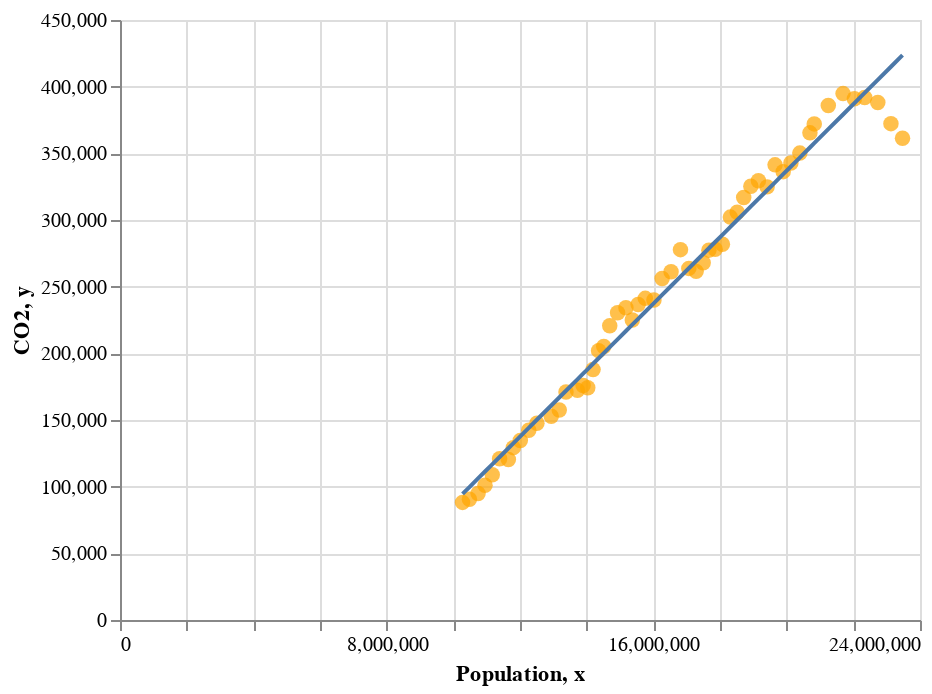

The notebook cell saved with this chart:
### Markdown cell above
**[6.4]** Display the combine scatter plot and line chart to compare predictions against actuals

### Code cell
scatter_chart + line_chart

### Figure 1 — Vega-Lite specification as saved in the notebook (floating-point values rounded to 4 significant figures)
{"config": {"view": {"continuousWidth": 400, "continuousHeight": 300}}, "layer": [{"data": {"name": "data-5bf6e4b8fe0da1d7f515c5cf33476e40"}, "mark": {"type": "circle", "color": "orange", "size": 60}, "encoding": {"x": {"field": "Population", "type": "quantitative"}, "y": {"field": "CO2", "type": "quantitative"}}}, {"data": {"name": "data-420e0d69fe1ae80805545cce47abeab3"}, "mark": "line", "encoding": {"x": {"field": "x", "type": "quantitative"}, "y": {"field": "y", "type": "quantitative"}}}], "$schema": "https://vega.github.io/schema/vega-lite/v4.17.0.json", "datasets": {"data-5bf6e4b8fe0da1d7f515c5cf33476e40": [{"Year": 1960, "Population": 10276477, "Life_expectancy": 70.82, "Urban_population": 54.2, "CO2": 88200.0, "Land_area": 7682000.0, "GDP": 18577668272, "Gross_savings": 31.19, "Interest_rate": null}, {"Year": 1961, "Population": 10483000, "Life_expectancy": 70.97, "Urban_population": 54.62, "CO2": 90590.0, "Land_area": 7682000.0, "GDP": 19652816665, "Gross_savings": 30.64, "Interest_rate": 2.207}, {"Year": 1962, "Population": 10742000, "Life_expectancy": 70.94, "Urban_population": 54.66, "CO2": 94910.0, "Land_area": 7682000.0, "GDP": 19892485161, "Gross_savings": 28.93, "Interest_rate": 5.58}, {"Year": 1963, "Population": 10950000, "Life_expectancy": 70.91, "Urban_population": 55.0, "CO2": 101000.0, "Land_area": 7682000.0, "GDP": 21507447643, "Gross_savings": 29.92, "Interest_rate": 3.274}, {"Year": 1964, "Population": 11167000, "Life_expectancy": 70.88, "Urban_population": 55.32, "CO2": 109000.0, "Land_area": 7682000.0, "GDP": 23764139321, "Gross_savings": 31.23, "Interest_rate": 1.731}, {"Year": 1965, "Population": 11388000, "Life_expectancy": 70.85, "Urban_population": 55.64, "CO2": 121000.0, "Land_area": 7682000.0, "GDP": 25936835032, "Gross_savings": 31.09, "Interest_rate": 2.264}, {"Year": 1966, "Population": 11651000, "Life_expectancy": 70.82, "Urban_population": 55.79, "CO2": 120300.0, "Land_area": 7682000.0, "GDP": 27268451114, "Gross_savings": 29.42, "Interest_rate": 2.617}, {"Year": 1967, "Population": 11799000, "Life_expectancy": 70.87, "Urban_population": 57.71, "CO2": 129300.0, "Land_area": 7682000.0, "GDP": 30397580916, "Gross_savings": 31.17, "Interest_rate": 0.4853}, {"Year": 1968, "Population": 12009000, "Life_expectancy": 70.92, "Urban_population": 59.41, "CO2": 134600.0, "Land_area": 7682000.0, "GDP": 32665472057, "Gross_savings": 29.58, "Interest_rate": 3.26}, {"Year": 1969, "Population": 12263000, "Life_expectancy": 70.97, "Urban_population": 60.96, "CO2": 142300.0, "Land_area": 7682000.0, "GDP": 36628961810, "Gross_savings": 31.8, "Interest_rate": 1.07}, {"Year": 1970, "Population": 12507000, "Life_expectancy": 71.02, "Urban_population": 62.64, "CO2": 147600.0, "Land_area": 7682000.0, "GDP": 41271138985, "Gross_savings": 32.67, "Interest_rate": 1.687}, {"Year": 1971, "Population": 12937000, "Life_expectancy": 71.07, "Urban_population": 63.46, "CO2": 152800.0, "Land_area": 7682000.0, "GDP": 45149512823, "Gross_savings": 31.58, "Interest_rate": 1.962}, {"Year": 1972, "Population": 13177000, "Life_expectancy": 71.46, "Urban_population": 63.1, "CO2": 157500.0, "Land_area": 7682000.0, "GDP": 51967289720, "Gross_savings": 30.93, "Interest_rate": 0.7834}, {"Year": 1973, "Population": 13380000, "Life_expectancy": 71.85, "Urban_population": 62.94, "CO2": 171000.0, "Land_area": 7682000.0, "GDP": 63737347854, "Gross_savings": 30.9, "Interest_rate": -1.504}, {"Year": 1974, "Population": 13723000, "Life_expectancy": 72.24, "Urban_population": 62.16, "CO2": 172400.0, "Land_area": 7682000.0, "GDP": 88831245394, "Gross_savings": 31.99, "Interest_rate": -6.02}, {"Year": 1975, "Population": 13893000, "Life_expectancy": 72.63, "Urban_population": 62.19, "CO2": 175900.0, "Land_area": 7682000.0, "GDP": 97170558514, "Gross_savings": 27.26, "Interest_rate": -5.338}, {"Year": 1976, "Population": 14033000, "Life_expectancy": 73.01, "Urban_population": 62.37, "CO2": 174200.0, "Land_area": 7682000.0, "GDP": 104921215177, "Gross_savings": 26.27, "Interest_rate": -3.599}, {"Year": 1977, "Population": 14192000, "Life_expectancy": 73.34, "Urban_population": 62.3, "CO2": 187800.0, "Land_area": 7682000.0, "GDP": 110201881165, "Gross_savings": 25.77, "Interest_rate": -1.385}, {"Year": 1978, "Population": 14358000, "Life_expectancy": 73.67, "Urban_population": 62.22, "CO2": 202000.0, "Land_area": 7682000.0, "GDP": 118338596887, "Gross_savings": 24.25, "Interest_rate": 1.053}, {"Year": 1979, "Population": 14514000, "Life_expectancy": 74.0, "Urban_population": 62.19, "CO2": 205100.0, "Land_area": 7682000.0, "GDP": 134712029990, "Gross_savings": 25.91, "Interest_rate": 0.4515}, {"Year": 1980, "Population": 14692000, "Life_expectancy": 74.33, "Urban_population": 62.07, "CO2": 220700.0, "Land_area": 7682000.0, "GDP": 149774930362, "Gross_savings": 26.8, "Interest_rate": -0.03343}, {"Year": 1981, "Population": 14927000, "Life_expectancy": 74.66, "Urban_population": 61.73, "CO2": 230400.0, "Land_area": 7682000.0, "GDP": 176642284918, "Gross_savings": 26.11, "Interest_rate": 2.107}, {"Year": 1982, "Population": 15178000, "Life_expectancy": 74.9, "Urban_population": 61.51, "CO2": 234100.0, "Land_area": 7682000.0, "GDP": 193770274743, "Gross_savings": 26.12, "Interest_rate": 1.416}, {"Year": 1983, "Population": 15369000, "Life_expectancy": 75.15, "Urban_population": 61.56, "CO2": 225000.0, "Land_area": 7682000.0, "GDP": 177030416472, "Gross_savings": 22.2, "Interest_rate": 2.051}, {"Year": 1984, "Population": 15544000, "Life_expectancy": 75.39, "Urban_population": 61.68, "CO2": 236600.0, "Land_area": 7682000.0, "GDP": 193242166274, "Gross_savings": 24.8, "Interest_rate": 3.372}, {"Year": 1985, "Population": 15758000, "Life_expectancy": 75.63, "Urban_population": 61.65, "CO2": 241200.0, "Land_area": 7682000.0, "GDP": 180234716576, "Gross_savings": 25.82, "Interest_rate": 7.444}, {"Year": 1986, "Population": 16018400, "Life_expectancy": 75.87, "Urban_population": 61.46, "CO2": 240000.0, "Land_area": 7682000.0, "GDP": 182036933408, "Gross_savings": 24.62, "Interest_rate": 8.026}, {"Year": 1987, "Population": 16263900, "Life_expectancy": 76.15, "Urban_population": 61.43, "CO2": 256100.0, "Land_area": 7682000.0, "GDP": 189060349391, "Gross_savings": 24.21, "Interest_rate": 7.501}, {"Year": 1988, "Population": 16532200, "Life_expectancy": 76.43, "Urban_population": 61.33, "CO2": 261100.0, "Land_area": 7682000.0, "GDP": 235659196740, "Gross_savings": 26.55, "Interest_rate": 6.412}, {"Year": 1989, "Population": 16814400, "Life_expectancy": 76.71, "Urban_population": 61.2, "CO2": 277800.0, "Land_area": 7682000.0, "GDP": 299267974921, "Gross_savings": 28.12, "Interest_rate": 6.596}, {"Year": 1990, "Population": 17065100, "Life_expectancy": 76.99, "Urban_population": 61.2, "CO2": 263700.0, "Land_area": 7682000.0, "GDP": 310777222008, "Gross_savings": 27.6, "Interest_rate": 9.67}, {"Year": 1991, "Population": 17284000, "Life_expectancy": 77.28, "Urban_population": 61.33, "CO2": 261500.0, "Land_area": 7682000.0, "GDP": 325310415195, "Gross_savings": 24.61, "Interest_rate": 10.07}, {"Year": 1992, "Population": 17495000, "Life_expectancy": 77.38, "Urban_population": 61.23, "CO2": 268000.0, "Land_area": 7682000.0, "GDP": 324878874106, "Gross_savings": 22.02, "Interest_rate": 8.947}, {"Year": 1993, "Population": 17667000, "Life_expectancy": 77.88, "Urban_population": 61.29, "CO2": 277400.0, "Land_area": 7682000.0, "GDP": 311544406970, "Gross_savings": 22.83, "Interest_rate": 8.447}, {"Year": 1994, "Population": 17855000, "Life_expectancy": 77.88, "Urban_population": 61.29, "CO2": 278100.0, "Land_area": 7682000.0, "GDP": 322211691456, "Gross_savings": 23.95, "Interest_rate": 7.985}, {"Year": 1995, "Population": 18072000, "Life_expectancy": 77.83, "Urban_population": 61.21, "CO2": 281900.0, "Land_area": 7682000.0, "GDP": 367216364716, "Gross_savings": 24.08, "Interest_rate": 8.055}, {"Year": 1996, "Population": 18311000, "Life_expectancy": 78.08, "Urban_population": 61.06, "CO2": 302200.0, "Land_area": 7682000.0, "GDP": 400302731411, "Gross_savings": 24.4, "Interest_rate": 6.849}, {"Year": 1997, "Population": 18517000, "Life_expectancy": 78.48, "Urban_population": 60.51, "CO2": 305800.0, "Land_area": 7682000.0, "GDP": 434568007513, "Gross_savings": 25.19, "Interest_rate": 5.861}, {"Year": 1998, "Population": 18711000, "Life_expectancy": 78.63, "Urban_population": 60.02, "CO2": 316900.0, "Land_area": 7682000.0, "GDP": 398899138574, "Gross_savings": 24.81, "Interest_rate": 5.342}, {"Year": 1999, "Population": 18926000, "Life_expectancy": 78.93, "Urban_population": 59.47, "CO2": 325300.0, "Land_area": 7682000.0, "GDP": 388608221582, "Gross_savings": 23.77, "Interest_rate": 6.188}, {"Year": 2000, "Population": 19153000, "Life_expectancy": 79.23, "Urban_population": 58.9, "CO2": 329400.0, "Land_area": 7682000.0, "GDP": 415222633926, "Gross_savings": 24.15, "Interest_rate": 5.008}, {"Year": 2001, "Population": 19413000, "Life_expectancy": 79.63, "Urban_population": 58.24, "CO2": 324800.0, "Land_area": 7682000.0, "GDP": 378376086723, "Gross_savings": 23.57, "Interest_rate": 2.123}, {"Year": 2002, "Population": 19651400, "Life_expectancy": 79.94, "Urban_population": 58.27, "CO2": 341400.0, "Land_area": 7682000.0, "GDP": 394648911679, "Gross_savings": 24.49, "Interest_rate": 3.405}, {"Year": 2003, "Population": 19895400, "Life_expectancy": 80.24, "Urban_population": 58.3, "CO2": 336300.0, "Land_area": 7682000.0, "GDP": 466488060571, "Gross_savings": 23.91, "Interest_rate": 3.393}, {"Year": 2004, "Population": 20127400, "Life_expectancy": 80.49, "Urban_population": 58.37, "CO2": 342700.0, "Land_area": 7682000.0, "GDP": 612490396927, "Gross_savings": 24.46, "Interest_rate": 3.619}, {"Year": 2005, "Population": 20394800, "Life_expectancy": 80.84, "Urban_population": 58.34, "CO2": 350200.0, "Land_area": 7682000.0, "GDP": 693407758232, "Gross_savings": 24.82, "Interest_rate": 3.335}, {"Year": 2006, "Population": 20697900, "Life_expectancy": 81.04, "Urban_population": 58.23, "CO2": 365300.0, "Land_area": 7682000.0, "GDP": 746054207847, "Gross_savings": 25.79, "Interest_rate": 2.398}, {"Year": 2007, "Population": 20827600, "Life_expectancy": 81.29, "Urban_population": 59.03, "CO2": 372100.0, "Land_area": 7682000.0, "GDP": 853099630996, "Gross_savings": 25.93, "Interest_rate": 3.032}, {"Year": 2008, "Population": 21249200, "Life_expectancy": 81.4, "Urban_population": 59.02, "CO2": 385900.0, "Land_area": 7682000.0, "GDP": 1053995523724, "Gross_savings": 26.12, "Interest_rate": 4.193}, {"Year": 2009, "Population": 21691700, "Life_expectancy": 81.54, "Urban_population": 58.98, "CO2": 394800.0, "Land_area": 7682000.0, "GDP": 927805183331, "Gross_savings": 27.61, "Interest_rate": 0.9704}, {"Year": 2010, "Population": 22031750, "Life_expectancy": 81.7, "Urban_population": 59.24, "CO2": 390900.0, "Land_area": 7682000.0, "GDP": 1146138465604, "Gross_savings": 25.82, "Interest_rate": 6.041}, {"Year": 2011, "Population": 22340024, "Life_expectancy": 81.9, "Urban_population": 59.6, "CO2": 391800.0, "Land_area": 7682000.0, "GDP": 1396649906339, "Gross_savings": 27.47, "Interest_rate": 1.397}, {"Year": 2012, "Population": 22733465, "Life_expectancy": 82.05, "Urban_population": 59.69, "CO2": 388100.0, "Land_area": 7682000.0, "GDP": 1546151783873, "Gross_savings": 27.49, "Interest_rate": 5.025}, {"Year": 2013, "Population": 23128129, "Life_expectancy": 82.15, "Urban_population": 59.79, "CO2": 372300.0, "Land_area": 7682000.0, "GDP": 1576184467015, "Gross_savings": 26.6, "Interest_rate": 6.311}, {"Year": 2014, "Population": 23475686, "Life_expectancy": 82.3, "Urban_population": 60.04, "CO2": 361300.0, "Land_area": 7682000.0, "GDP": 1467483705132, "Gross_savings": 26.32, "Interest_rate": 4.405}, {"Year": 2015, "Population": 23815995, "Life_expectancy": 82.4, "Urban_population": 60.32, "CO2": null, "Land_area": 7692000.0, "GDP": 1351693984525, "Gross_savings": 24.75, "Interest_rate": 6.159}, {"Year": 2016, "Population": 24190907, "Life_expectancy": 82.45, "Urban_population": 60.53, "CO2": null, "Land_area": 7692000.0, "GDP": 1208846993740, "Gross_savings": 23.1, "Interest_rate": 5.986}, {"Year": 2017, "Population": 24601860, "Life_expectancy": 82.5, "Urban_population": 60.66, "CO2": null, "Land_area": 7692000.0, "GDP": 1330135756844, "Gross_savings": 24.69, "Interest_rate": 1.451}, {"Year": 2018, "Population": 24982688, "Life_expectancy": 82.75, "Urban_population": 60.89, "CO2": null, "Land_area": null, "GDP": 1433904348500, "Gross_savings": 24.91, "Interest_rate": 3.304}], "data-420e0d69fe1ae80805545cce47abeab3": [{"x": 10276477, "y": 94560.0}, {"x": 10483000, "y": 99710.0}, {"x": 10742000, "y": 106200.0}, {"x": 10950000, "y": 111400.0}, {"x": 11167000, "y": 116800.0}, {"x": 11388000, "y": 122300.0}, {"x": 11651000, "y": 128800.0}, {"x": 11799000, "y": 132500.0}, {"x": 12009000, "y": 137800.0}, {"x": 12263000, "y": 144100.0}, {"x": 12507000, "y": 150200.0}, {"x": 12937000, "y": 160900.0}, {"x": 13177000, "y": 166900.0}, {"x": 13380000, "y": 171900.0}, {"x": 13723000, "y": 180500.0}, {"x": 13893000, "y": 184700.0}, {"x": 14033000, "y": 188200.0}, {"x": 14192000, "y": 192200.0}, {"x": 14358000, "y": 196300.0}, {"x": 14514000, "y": 200200.0}, {"x": 14692000, "y": 204600.0}, {"x": 14927000, "y": 210500.0}, {"x": 15178000, "y": 216800.0}, {"x": 15369000, "y": 221500.0}, {"x": 15544000, "y": 225900.0}, {"x": 15758000, "y": 231200.0}, {"x": 16018400, "y": 237700.0}, {"x": 16263900, "y": 243800.0}, {"x": 16532200, "y": 250500.0}, {"x": 16814400, "y": 257600.0}, {"x": 17065100, "y": 263800.0}, {"x": 17284000, "y": 269300.0}, {"x": 17495000, "y": 274500.0}, {"x": 17667000, "y": 278800.0}, {"x": 17855000, "y": 283500.0}, {"x": 18072000, "y": 288900.0}, {"x": 18311000, "y": 294900.0}, {"x": 18517000, "y": 300000.0}, {"x": 18711000, "y": 304800.0}, {"x": 18926000, "y": 310200.0}, {"x": 19153000, "y": 315900.0}, {"x": 19413000, "y": 322300.0}, {"x": 19651400, "y": 328300.0}, {"x": 19895400, "y": 334400.0}, {"x": 20127400, "y": 340100.0}, {"x": 20394800, "y": 346800.0}, {"x": 20697900, "y": 354400.0}, {"x": 20827600, "y": 357600.0}, {"x": 21249200, "y": 368100.0}, {"x": 21691700, "y": 379100.0}, {"x": 22031750, "y": 387600.0}, {"x": 22340024, "y": 395300.0}, {"x": 22733465, "y": 405100.0}, {"x": 23128129, "y": 415000.0}, {"x": 23475686, "y": 423600.0}]}}
